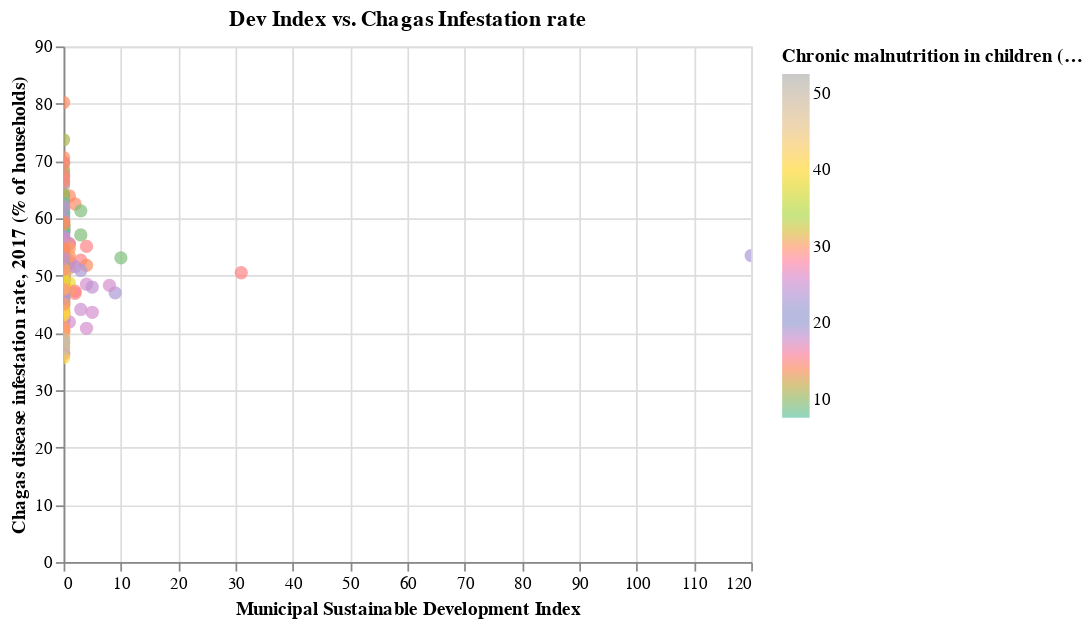

Source (notebook cell):
### Code cell
alt.Chart(health_df1).mark_circle(size=60).encode(
    x = alt.X('sdg3_3_di',axis=alt.Axis(title = "Municipal Sustainable Development Index")),
    y = alt.Y('imds',axis = alt.Axis(title = 'Chagas disease infestation rate, 2017 (% of households)')),
    color = alt.Color('sdg2_2_cmc',scale = alt.Scale(scheme = 'set2'),
                     legend = alt.Legend(title="Chronic malnutrition in children (< 5 years), 2016 (%)"))
).properties(title="Dev Index vs. Chagas Infestation rate").interactive()

### Figure 1 — Vega-Lite specification as saved in the notebook (floating-point values rounded to 4 significant figures; data arrays with more than 128 entries replaced by an {"elided": "..."} marker saying what was removed)
{"config": {"view": {"continuousWidth": 400, "continuousHeight": 300}}, "data": {"name": "data-6b471f9803307aec770d6e9acb0b1722"}, "mark": {"type": "circle", "size": 60}, "encoding": {"color": {"field": "sdg2_2_cmc", "legend": {"title": "Chronic malnutrition in children (< 5 years), 2016 (%)"}, "scale": {"scheme": "set2"}, "type": "quantitative"}, "x": {"axis": {"title": "Municipal Sustainable Development Index"}, "field": "sdg3_3_di", "type": "quantitative"}, "y": {"axis": {"title": "Chagas disease infestation rate, 2017 (% of households)"}, "field": "imds", "type": "quantitative"}}, "selection": {"selector001": {"type": "interval", "bind": "scales", "encodings": ["x", "y"]}}, "title": "Dev Index vs. Chagas Infestation rate", "$schema": "https://vega.github.io/schema/vega-lite/v4.17.0.json", "datasets": {"data-6b471f9803307aec770d6e9acb0b1722": {"elided": "339 records"}}}
